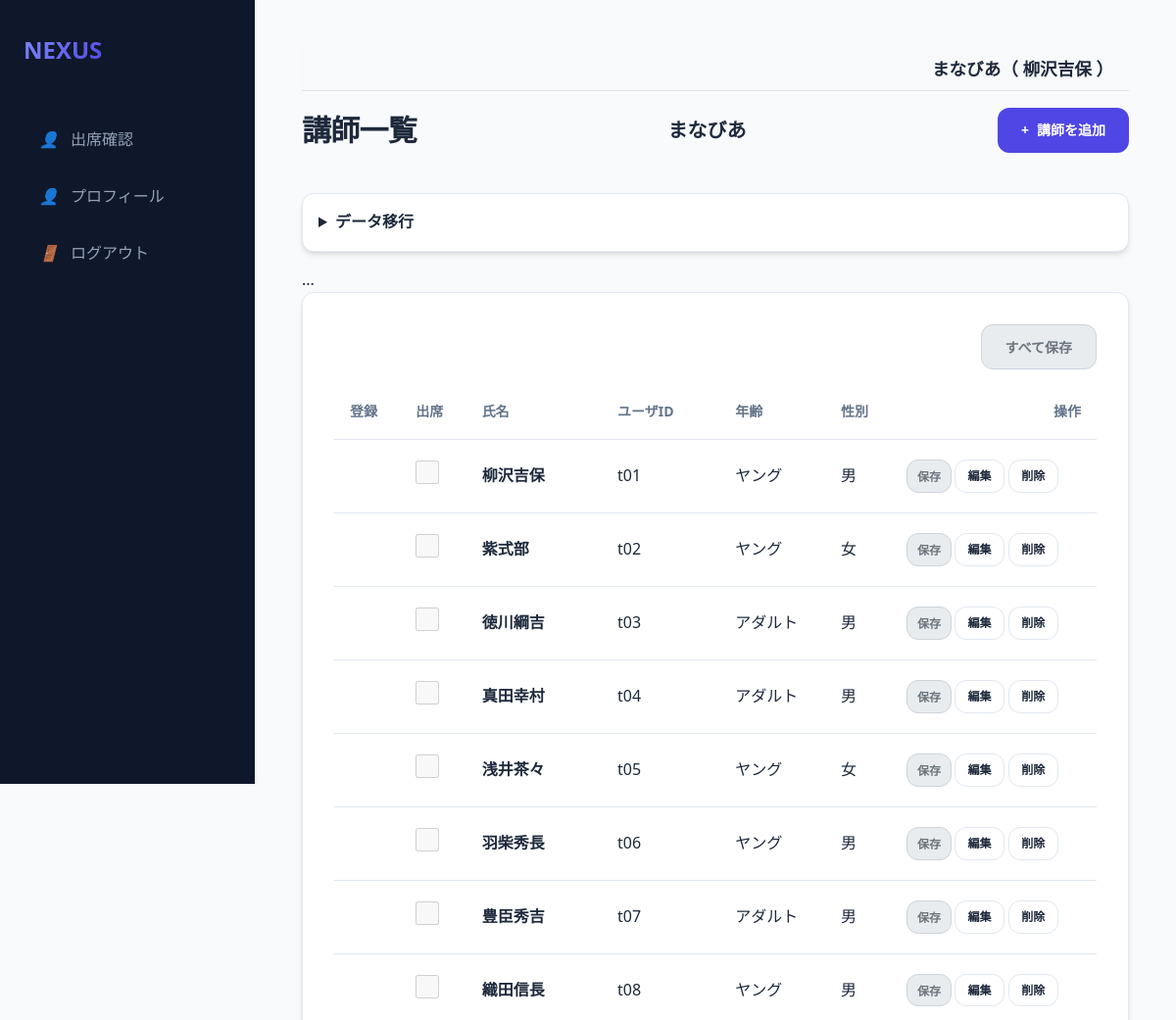
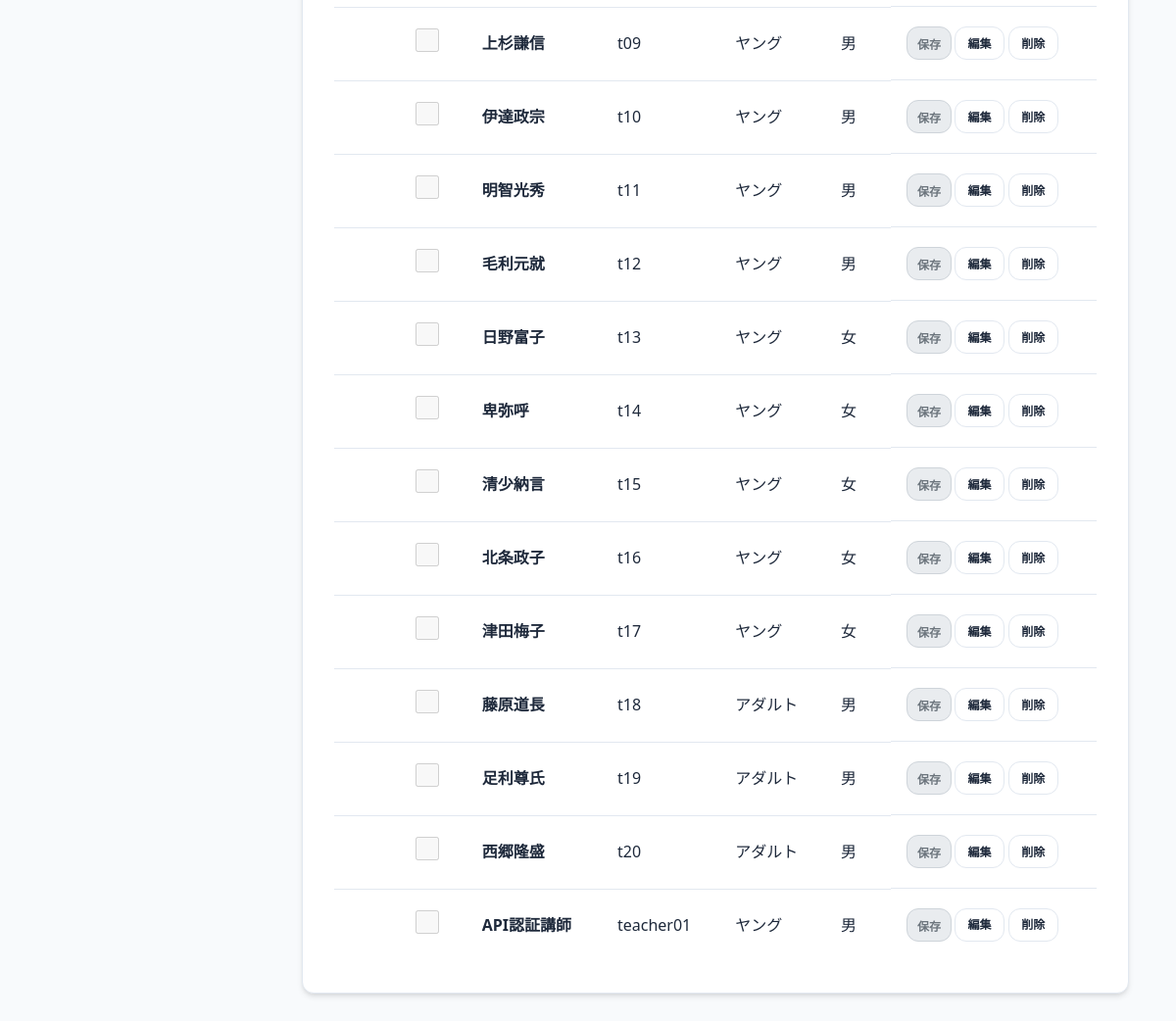
The page /teachers (signed in) on the database its author committed (2 pictures, top to bottom).
### models.py (models this page shows, shortened)
class Organization(db.Model):
    id = db.Column(db.Integer, primary_key=True)
    name = db.Column(db.String(100), nullable=False)

class User(db.Model):
    id = db.Column(db.Integer, primary_key=True)
    username = db.Column(db.String(50), unique=True, nullable=False)
    name = db.Column(db.String(50), nullable=True)
    password_hash = db.Column(db.String(128), nullable=False)
    is_admin = db.Column(db.Boolean, default=False)
    is_super_admin = db.Column(db.Boolean, default=False)
    is_org_admin = db.Column(db.Boolean, default=False)
    organization_id = db.Column(db.Integer, db.ForeignKey('organization.id'), nullable=True)
    organization = db.relationship('Organization', backref='users')
    teacher_record = db.relationship('Teacher', back_populates='user', uselist=False)
    student_record = db.relationship('Student', back_populates='user', uselist=False)

class Teacher(db.Model):
    id = db.Column(db.Integer, primary_key=True)
    user_id = db.Column(db.Integer, db.ForeignKey('user.id'), nullable=True)
    user = db.relationship('User', back_populates='teacher_record')
    organization_id = db.Column(db.Integer, db.ForeignKey('organization.id'), nullable=False)
    organization = db.relationship('Organization')
    default_venue_id = db.Column(db.Integer, db.ForeignKey('venue.id'), nullable=True)
    default_venue = db.relationship('Venue')
    group_id = db.Column(db.Integer, db.ForeignKey('group.id'), nullable=True)
    group = db.relationship('Group', back_populates='teachers')
    name = db.Column(db.String(50), nullable=False)
    age = db.Column(db.String(20))
    gender = db.Column(db.String(10))
    math = db.Column(db.Integer)
    english = db.Column(db.Integer)
    japanese = db.Column(db.Integer)
    science = db.Column(db.Integer)
    social = db.Column(db.Integer)
    subject1 = db.Column(db.String(20), default='なし')
    subject2 = db.Column(db.String(20), default='なし')
    pref_gender = db.Column(db.String(10))
    pref_mid1_priority = db.Column(db.Integer, default=2)
    pref_mid2_priority = db.Column(db.Integer, default=2)
    pref_mid3_priority = db.Column(db.Integer, default=2)
    attend = db.Column(db.Boolean, default=False)

### app.py (the view, shortened to what this page needs)
@app.route('/teachers')
@login_required
@organization_required
def teachers():
    org_id = session['organization_id']
    event_id = session.get('selected_event_id')
    event_info = None
    all_teachers = Teacher.query.filter_by(organization_id=org_id).all()
    all_students = Student.query.filter_by(organization_id=org_id).all()
    venues = Venue.query.filter_by(organization_id=org_id).all()
    saved = request.args.get('saved', False)
    for t in all_teachers:
        t.attendance = None
    return render_template('teachers.html', teachers=all_teachers, event_info=None, venues=venues, saved=saved)

### app.py (called while the page is built)
@app.after_request
def add_header(response):
    response.headers['Cache-Control'] = 'no-store, no-cache, must-revalidate, max-age=0'
    response.headers['Pragma'] = 'no-cache'
    response.headers['Expires'] = '0'
    return response

def login_required(f):
    @wraps(f)
    def decorated_function(*args, **kwargs):
        if 'user_id' not in session:
            return redirect(url_for('login'))
        return f(*args, **kwargs)
    return decorated_function

def organization_required(f):
    @wraps(f)
    def decorated_function(*args, **kwargs):
        if 'user_id' not in session:
            return redirect(url_for('login'))
        user = db.session.get(User, session['user_id'])
        session['organization_id'] = user.organization_id
        session['org_name'] = user.organization.name
        return f(*args, **kwargs)
    return decorated_function

@app.context_processor
def inject_globals():
    user = None
    group_division_enabled = False
    if 'user_id' in session:
        user = db.session.get(User, session['user_id'])
        if user and user.organization_id:
            cfg = Config.query.filter_by(key='group_division_enabled', organization_id=user.organization_id).first()
            if cfg and cfg.value == 'true':
                group_division_enabled = True
    return dict(current_user=user, group_division_enabled=group_division_enabled)

### templates/teachers.html (shortened to what this page needs)
{% extends "base.html" %}
{% block content %}
{% set is_event_selected = (event_info is not none) %}
{% set is_event_completed = (event_info and event_info.status == '実施後') %}
{% set is_disabled_inputs = (not is_event_selected or is_event_completed) %}
{% set is_disabled = is_disabled_inputs %}
{% set is_disabled_button = (not is_event_selected) %}
<div class="header">
    <h1>講師一覧</h1>
    <h2 style="font-size: 1.25rem;">{{ current_user.organization.name if current_user.is_super_admin else session.get('org_name', '不明') }}</h2>
    <a href="/teacher/add" class="btn btn-primary">
        <span>+</span> 講師を追加
    </a>
</div>
{% if not event_info %}
<details style="margin-bottom: 1rem;">
    <summary class="card" style="cursor: pointer; padding: 1rem;">
        <h4 style="display: inline;">データ移行</h4>
    </summary>
</details>
{% endif %}
...
<form action="/teacher/attend_save_all" method="post">
    <div class="card">
        <div style="text-align: right; margin-bottom: 1rem;">
            <button type="submit" class="btn btn-primary" {{ 'disabled' if is_disabled or (event_info and event_info.publish_to == '生徒') }}>すべて保存</button>
        </div>
        <div class="table-container">
            <table>
                <thead>
                    <tr>
                        <th>登録</th>
                        <th>出席</th>
                        <th>氏名</th>
                        <th>ユーザID</th>
                        <th>年齢</th>
                        <th>性別</th>
                        <th style="text-align: right;">操作</th>
                    </tr>
                </thead>
                <tbody>
                    {% for t in teachers %}
                    <tr>
                        <td>
                            {% set att = t.attendance %}
                        </td>
                        <td>
                            <input type="checkbox" name="attend_{{t.id}}" value="true" {{ 'checked' if t.attendance and t.attendance.attend }}
                                   style="width: 1.5rem; height: 1.5rem;"
                                   class="{{ 'disabled-checkbox' if is_disabled or (event_info and event_info.publish_to == '生徒') }}"
                                   onchange="toggleAttendance(this, '{{t.id}}')" {{ 'disabled' if is_disabled or (event_info and event_info.publish_to == '生徒') }}>
                        </td>
                        <td><strong>{{t.name}}</strong></td>
                        <td>{{t.user.username if t.user else '-'}}</td>
                        <td>{{t.age}}</td>
                        <td>{{t.gender}}</td>
                        <td style="text-align: right; display: flex; gap: 0.2rem;">
                            <button type="button" class="btn btn-primary" style="padding: 0.4rem 0.6rem; font-size: 0.75rem;" onclick="submitAttendance('{{t.id}}')" {{ 'disabled' if is_disabled or (event_info and event_info.publish_to == '生徒') }}>保存</button>
                            <a href="/teacher/edit/{{t.id}}" class="btn btn-outline" style="padding: 0.4rem 0.8rem; font-size: 0.75rem;">編集</a>
                            <a href="/teacher/delete/{{t.id}}" class="btn btn-outline btn-danger" style="padding: 0.4rem 0.8rem; font-size: 0.75rem;" onclick="return confirm('本当に削除しますか？')">削除</a>
                        </td>
                    </tr>
                    {% endfor %}
                </tbody>
            </table>
        </div>
    </div>
</form>
{% endblock %}

### templates/base.html (shortened to what this page needs)
<!DOCTYPE html>
<html lang="ja">
<head>
    <link rel="stylesheet" href="{{ url_for('static', filename='style.css') }}">
</head>
<body>
<aside class="sidebar">
    <a href="/" class="logo">
        <span>NEXUS</span>
    </a>
    <nav class="nav-links">
        {% if current_user.is_admin %}
        <a href="/events" class="nav-item {{ 'active' if request.path == '/events' }}">
            <i>📋</i> イベント管理
        </a>
        <a href="/event/select" class="nav-item {{ 'active' if request.path == '/event/select' }}">
            <i>📅</i> イベント一覧
        </a>
        <a href="/venues" class="nav-item {{ 'active' if request.path == '/venues' }}">
            <i>📍</i> 会場一覧
        </a>
        <a href="/settings" class="nav-item {{ 'active' if request.path == '/settings' }}">
            <i>⚙️</i> 設定
        </a>
        {% if group_division_enabled %}
        <a href="/groups" class="nav-item {{ 'active' if request.path == '/groups' }}">
            <i>👥</i> グループ設定
        </a>
        {% endif %}
        <a href="/prohibited_matches" class="nav-item {{ 'active' if request.path == '/prohibited_matches' }}">
            <i>🚫</i> マッチング禁止
        </a>
        {% if session.get('selected_event_name', '')|trim == '学習会' and session.get('selected_event_status', '')|trim == '実施後' %}
        <a href="/evaluation/teacher" class="nav-item {{ 'active' if request.path == '/evaluation/teacher' }}">
            <i>🧑‍🏫</i> 講師による評価
        </a>
        <a href="/evaluation/student" class="nav-item {{ 'active' if request.path == '/evaluation/student' }}">
            <i>🎓</i> 生徒の感想
        </a>
        {% else %}
        <a href="/teachers" class="nav-item {{ 'active' if request.path == '/teachers' }}">
            <i>🧑‍🏫</i> 講師一覧
        </a>
        <a href="/students" class="nav-item {{ 'active' if request.path == '/students' }}">
            <i>🎓</i> 生徒一覧
        </a>
        {% if session.get('selected_event_name', '')|trim == '学習会' and session.get('selected_event_status', '')|trim == '実施' %}
        <a href="/matching/setup" class="nav-item {{ 'active' if request.path == '/matching/setup' }}">
            <i>🔄</i> マッチング実行
        </a>
        <a href="/result" class="nav-item {{ 'active' if request.path == '/result' }}">
            <i>📊</i> マッチング結果
        </a>
        <a href="/matching/adjustment" class="nav-item {{ 'active' if request.path == '/matching/adjustment' }}">
            <i>🛠️</i> マッチング調整
        </a>
        {% endif %}
        {% endif %}
        {% if current_user.is_super_admin %}
        <a href="/users" class="nav-item {{ 'active' if request.path == '/users' }}">
            <i>⚙️</i> 管理者一覧
        </a>
        <a href="/organizations" class="nav-item {{ 'active' if request.path == '/organizations' }}">
            <i>🏢</i> 組織一覧
        </a>
        {% endif %}
        {% elif current_user.teacher_record %}
        <a href="{{ url_for('teacher_dashboard') }}" class="nav-item {{ 'active' if request.path == '/teacher/dashboard' }}">
            <i>👤</i> 出席確認
        </a>
        <a href="{{ url_for('teacher_edit', id=current_user.teacher_record.id) }}" class="nav-item {{ 'active' if request.path == url_for('teacher_edit', id=current_user.teacher_record.id) }}">
            <i>👤</i> プロフィール
        </a>
        {% endif %}
        <a href="{{ url_for('logout') }}" class="nav-item">
            <i>🚪</i> ログアウト
        </a>
    </nav>
</aside>
<main class="main-content">
    {% if current_user %}
    <div style="background-color: #f8f9fa; padding: 0.5rem 1rem; margin-bottom: 1rem; border-bottom: 1px solid #dee2e6; text-align: right; font-size: 1.1rem; font-weight: bold;">
        {{ current_user.organization.name if current_user.organization else '組織なし' }}（
        {% if current_user.name %}
            {{ current_user.name }}
        {% elif current_user.teacher_record %}
            {{ current_user.teacher_record.name }}
        {% elif current_user.student_record %}
            {{ current_user.student_record.name }}
        {% else %}
            {{ current_user.username }}
        {% endif %}
        ）
    </div>
    {% endif %}
    {% block content %}{% endblock %}
</main>
</body>
</html>

### static/style.css (style rules this page uses)
:root { --primary: #4f46e5; --primary-hover: #4338ca; --bg-main: #f8fafc; --bg-card: #ffffff; --text-main: #1e293b; --text-muted: #64748b; --border: #e2e8f0; --shadow: 0 4px 6px -1px rgb(0 0 0 / 0.1), 0 2px 4px -2px rgb(0 0 0 / 0.1); --radius: 0.75rem; --sidebar-w: 260px; }
* { margin: 0; padding: 0; box-sizing: border-box; }
body { font-family: "Segoe UI", "Hiragino Kaku Gothic ProN", "Hiragino Sans", "Meiryo", sans-serif; background-color: var(--bg-main); color: var(--text-main); line-height: 1.6; display: flex; min-height: 100vh; }
.sidebar { width: var(--sidebar-w); background-color: #0f172a; color: white; padding: 2rem 1.5rem; display: flex; flex-direction: column; position: fixed; height: 100vh; transition: all 0.3s ease; }
.logo { font-size: 1.5rem; font-weight: 800; margin-bottom: 3rem; display: flex; align-items: center; gap: 0.75rem; color: #f8fafc; text-decoration: none; }
.logo span { background: linear-gradient(135deg, #818cf8, #4f46e5); -webkit-background-clip: text; -webkit-text-fill-color: transparent; }
.nav-links { display: flex; flex-direction: column; gap: 0.5rem; }
.nav-item { padding: 0.75rem 1rem; color: #94a3b8; text-decoration: none; border-radius: var(--radius); display: flex; align-items: center; gap: 0.75rem; transition: all 0.2s; }
.main-content { margin-left: var(--sidebar-w); flex: 1; padding: 3rem; max-width: 1200px; }
.header { display: flex; justify-content: space-between; align-items: center; margin-bottom: 2.5rem; }
h1 { font-size: 1.875rem; font-weight: 700; letter-spacing: -0.025em; }
.card { background: var(--bg-card); border: 1px solid var(--border); border-radius: var(--radius); padding: 2rem; box-shadow: var(--shadow); }
.table-container { overflow-x: auto; }
table { width: 100%; border-collapse: collapse; text-align: left; }
th { padding: 1rem; border-bottom: 1px solid var(--border); font-size: 0.875rem; text-transform: uppercase; color: var(--text-muted); font-weight: 600; }
td { padding: 1.25rem 1rem; border-bottom: 1px solid var(--border); }
tr:last-child td { border-bottom: none; }
input, select, textarea { width: 100%; padding: 0.75rem 1rem; border: 1px solid var(--border); border-radius: var(--radius); font-size: 1rem; transition: border-color 0.2s; background-color: #fff; }
.btn { display: inline-flex; align-items: center; justify-content: center; padding: 0.75rem 1.5rem; font-size: 0.875rem; font-weight: 600; border-radius: var(--radius); cursor: pointer; transition: all 0.2s; text-decoration: none; border: none; gap: 0.5rem; }
.btn-primary { background-color: var(--primary); color: white; }
.btn-danger { background-color: #ef4444; color: white; }
.btn-outline { background-color: transparent; border: 1px solid var(--border); color: var(--text-main); }

### templates/teachers.html (style rules this page uses)
select:disabled, input[type="checkbox"]:disabled, button:disabled, .disabled-checkbox { background-color: #e9ecef; color: #6c757d; border: 1px solid #ced4da; }

### rows shown on the page
Organization: organization "まなびあ"
User: name "柳沢吉保", organization "まなびあ"
Teacher: name "柳沢吉保", user "t01", age "ヤング", gender "男"
Teacher: name "紫式部", user "t02", age "ヤング", gender "女"
Teacher: name "徳川綱吉", user "t03", age "アダルト", gender "男"
Teacher: name "真田幸村", user "t04", age "アダルト", gender "男"
Teacher: name "浅井茶々", user "t05", age "ヤング", gender "女"
Teacher: name "羽柴秀長", user "t06", age "ヤング", gender "男"
Teacher: name "豊臣秀吉", user "t07", age "アダルト", gender "男"
Teacher: name "織田信長", user "t08", age "ヤング", gender "男"
Teacher: name "上杉謙信", user "t09", age "ヤング", gender "男"
Teacher: name "伊達政宗", user "t10", age "ヤング", gender "男"
Teacher: name "明智光秀", user "t11", age "ヤング", gender "男"
Teacher: name "毛利元就", user "t12", age "ヤング", gender "男"
Teacher: name "日野富子", user "t13", age "ヤング", gender "女"
Teacher: name "卑弥呼", user "t14", age "ヤング", gender "女"
Teacher: name "清少納言", user "t15", age "ヤング", gender "女"
Teacher: name "北条政子", user "t16", age "ヤング", gender "女"
Teacher: name "津田梅子", user "t17", age "ヤング", gender "女"
Teacher: name "藤原道長", user "t18", age "アダルト", gender "男"
Teacher: name "足利尊氏", user "t19", age "アダルト", gender "男"
Teacher: name "西郷隆盛", user "t20", age "アダルト", gender "男"
Teacher: name "API認証講師", user "teacher01", age "ヤング", gender "男"
